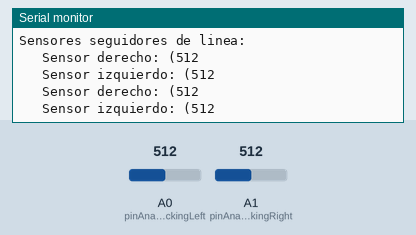
The sketch below on a simulated Arduino Uno, built with avr-gcc and run on an emulated ATmega328P. Shown: the last lines printed to the serial monitor. The inputs (shaded band) are chosen by the test bench; at power-on: A0 (pinAnalogLineTrackingLeft) = 512, A1 (pinAnalogLineTrackingRight) = 512.

Above: at 1.8 s.
1.9 s: A0 (pinAnalogLineTrackingLeft) set to 716
At 2.4 s:
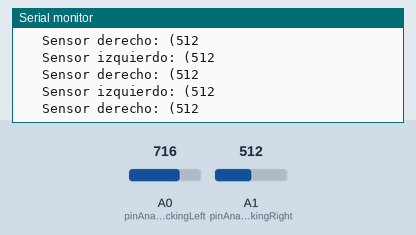
3.4 s: A1 (pinAnalogLineTrackingRight) set to 716
At 3.81 s:
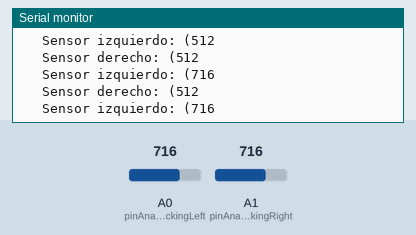
4.9 s: A0 (pinAnalogLineTrackingLeft) set to 900
At 5.4 s:
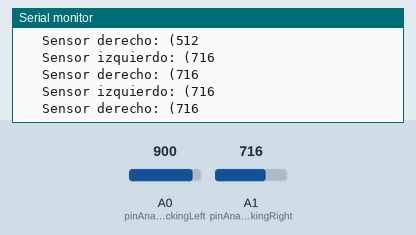
6.4 s: A1 (pinAnalogLineTrackingRight) set to 900
At 6.81 s:
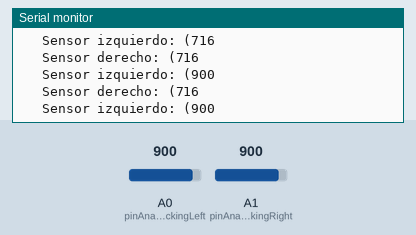
Timing chart, 0 to 8.9 s (numbered marks = the images above; inputs shaded):
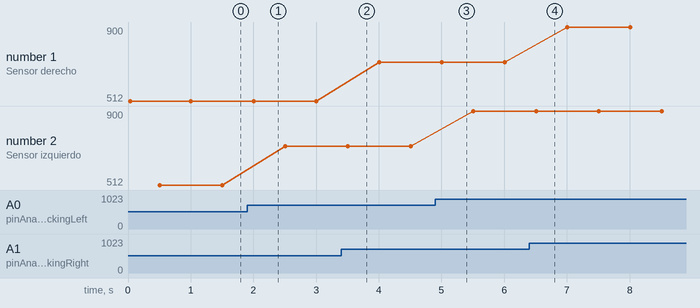

Measured:
- plotted number 2: 512 → 716 after the input at 1.9 s, 716 → 900 after the input at 4.9 s

The sketch:

TestSigueLineas.ino
```cpp
// Pin de sensores seguidores de líneas
int pinAnalogLineTrackingRight = 1;
int pinAnalogLineTrackingLeft = 0;


/*
 *
 *  SETUP
 *
 */
void setup() {
  Serial.begin(9600);
  Serial.println("Sensores seguidores de linea: ");
  }

/*
 *
 *  LOOP
 *
 */
void loop() {
  Serial.print("   Sensor derecho: (");
  int onLineRight = analogRead(pinAnalogLineTrackingRight);
  Serial.println(onLineRight);
  delay(500);

  Serial.println();

  Serial.print("   Sensor izquierdo: (");
  int onLineLeft = analogRead(pinAnalogLineTrackingLeft);
  Serial.println(onLineLeft);
  delay(500);
}
```
